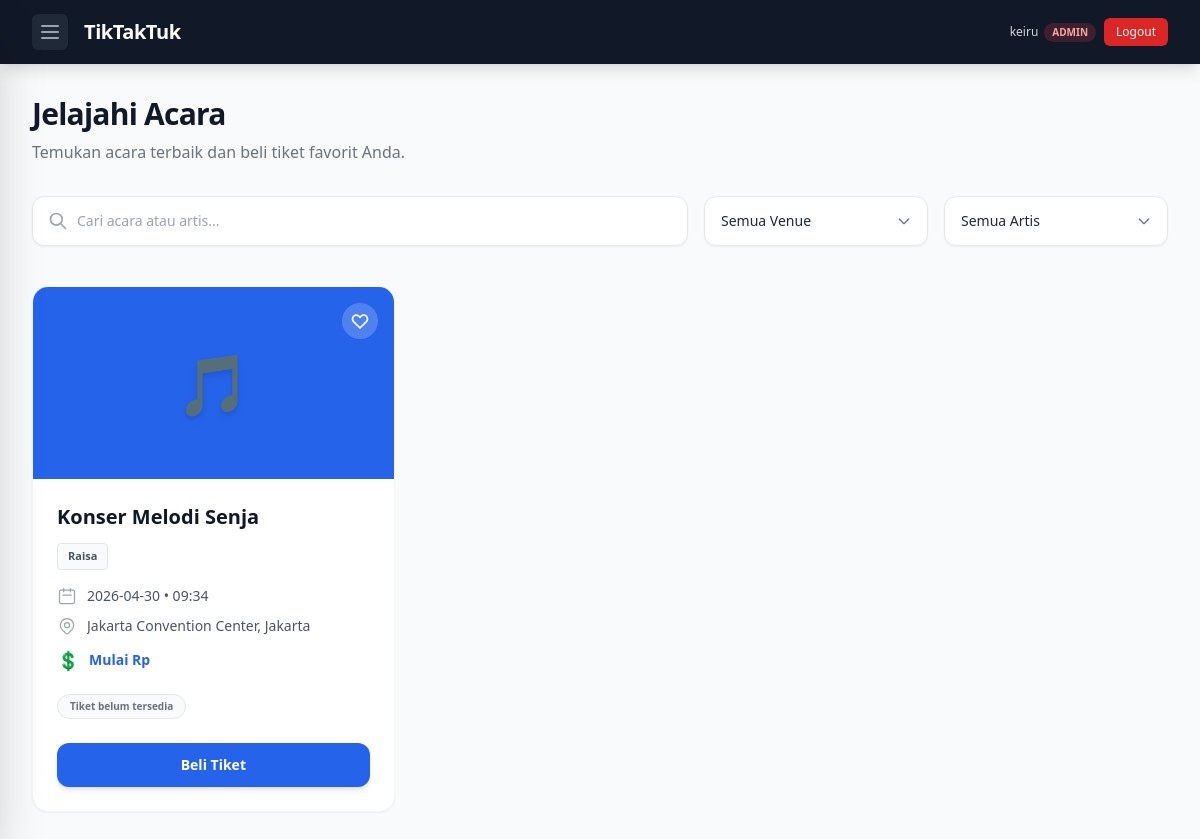
Before: /events/ (signed in) with the older database file.
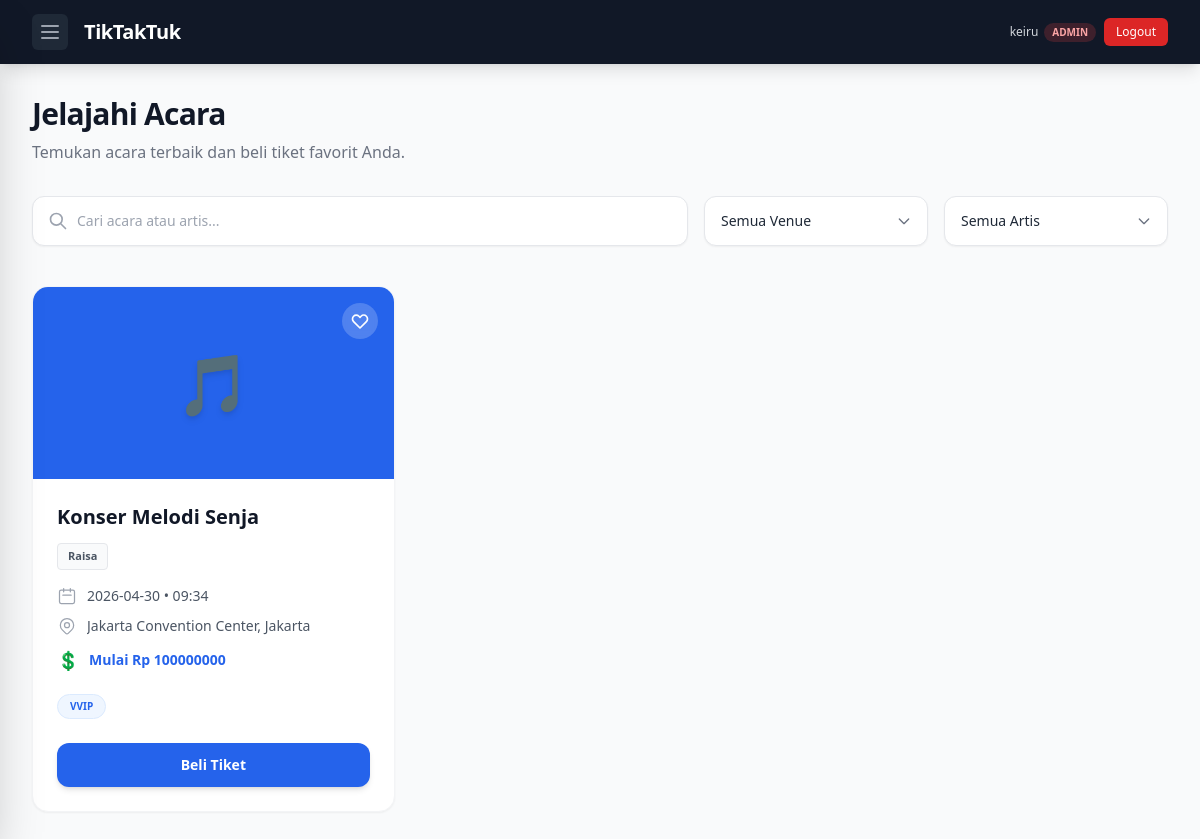
After: the same page with the newer database file.
### ticketing/models/event.py (models this page shows, shortened)
class Event(models.Model):
    class CategoryChoices(models.TextChoices):
        MUSIC = 'Music', 'Music'
        SPORTS = 'Sports', 'Sports'
        THEATER = 'Theater', 'Theater'
        CONFERENCE = 'Conference', 'Conference'
        FESTIVAL = 'Festival', 'Festival'
        OTHER = 'Other', 'Other'
    class StatusChoices(models.TextChoices):
        SCHEDULED = 'Scheduled', 'Scheduled'
        ONGOING = 'Ongoing', 'Ongoing'
        FINISHED = 'Finished', 'Finished'
        CANCELED = 'Canceled', 'Canceled'
    id = models.UUIDField(primary_key=True, default=uuid.uuid4, editable=False)
    venue = models.ForeignKey(
        Venue,
        on_delete=models.CASCADE,
        related_name='events',
    )
    organizer = models.ForeignKey(
        settings.AUTH_USER_MODEL,
        on_delete=models.CASCADE,
        related_name='organized_events',
    )
    title = models.CharField(max_length=255)
    description = models.TextField(blank=True, default='')
    category = models.CharField(
        max_length=50,
        choices=CategoryChoices.choices,
        default=CategoryChoices.OTHER,
    )
    status = models.CharField(
        max_length=50,
        choices=StatusChoices.choices,
        default=StatusChoices.SCHEDULED,
    )
    start_date = models.DateTimeField()
    end_date = models.DateTimeField()
    class Meta:
        ordering = ['start_date']
        db_table = 'event'

### ticketing/models/artist.py (models this page shows, shortened)
class Event_Artist(models.Model):
    id = models.UUIDField(primary_key=True, default=uuid.uuid4, editable=False)
    event = models.ForeignKey(
        Event,
        on_delete=models.CASCADE,
        related_name='event_artists',
        db_column='event_id',
    )
    artist = models.ForeignKey(
        Artist,
        on_delete=models.CASCADE,
        related_name='event_artists',
        db_column='artist_id',
    )
    role = models.CharField(max_length=100, blank=True, default='')
    class Meta:
        verbose_name = 'Event Artist'
        verbose_name_plural = 'Event Artists'
        unique_together = ('event', 'artist')
        db_table = 'event_artist'

class Artist(models.Model):
    artist_id = models.UUIDField(primary_key=True, default=uuid.uuid4, editable=False)
    name = models.CharField(max_length=100, blank=False, null=False)
    genre = models.CharField(max_length=100, blank=True, default='')
    class Meta:
        ordering = ['name']
        db_table = 'artist'

### ticketing/models/venue.py (models this page shows, shortened)
class Venue(models.Model):
    id = models.UUIDField(primary_key=True, default=uuid.uuid4, editable=False)
    name = models.CharField(max_length=255)
    capacity = models.IntegerField(
        validators=[MinValueValidator(1, message="Capacity must be greater than 0.")]
    )
    address = models.TextField()
    city = models.CharField(max_length=255)
    has_reserved_seating = models.BooleanField(default=False)
    class Meta:
        ordering = ['name']
        db_table = 'venue'

### ticketing/models/ticket_category.py (models this page shows, shortened)
class Ticket_Category(models.Model):
    category_id = models.UUIDField(primary_key=True, default=uuid.uuid4, editable=False)
    category_name = models.CharField(max_length=50)
    quota = models.IntegerField(
        validators=[MinValueValidator(1, message="Quota must be greater than 0.")]
    )
    price = models.DecimalField(
        max_digits=12,
        decimal_places=2,
        validators=[MinValueValidator(0, message="Price must be >= 0.")],
    )
    tevent = models.ForeignKey(
        Event,
        on_delete=models.CASCADE,
        related_name='ticket_categories',
        db_column='tevent_id',
    )
    class Meta:
        verbose_name = 'Ticket Category'
        verbose_name_plural = 'Ticket Categories'
        ordering = ['tevent__title', 'category_name']
        db_table = 'ticket_category'

### ticketing/views.py (the view, shortened to what this page needs)
# urls.py: path('', views.event_list, name='event_list'),
@login_required
def event_list(request):
    events = (
        Event.objects
        .select_related('venue', 'organizer')
        .prefetch_related('event_artists__artist', 'ticket_categories')
        .annotate(min_price=Min('ticket_categories__price'))
        .all()
        .order_by('start_date')
    )
    query = request.GET.get('q', '').strip()
    venue_filter = request.GET.get('venue', '').strip()
    artist_filter = request.GET.get('artist', '').strip()
    if venue_filter:
        events = events.filter(venue_id=venue_filter)
    if artist_filter:
        events = events.filter(event_artists__artist_id=artist_filter)
    total_events = events.count()
    scheduled_count = events.filter(status=Event.StatusChoices.SCHEDULED).count()
    ongoing_count = events.filter(status=Event.StatusChoices.ONGOING).count()
    context = {
        'events': events,
        'venues': Venue.objects.all().order_by('name'),
        'artists': Artist.objects.all().order_by('name'),
        'query': query,
        'venue_filter': venue_filter,
        'artist_filter': artist_filter,
        'total_events': total_events,
        'scheduled_count': scheduled_count,
        'ongoing_count': ongoing_count,
        'can_manage': _is_admin_or_organizer(request.user),
        'user_role': request.user.role,
    }
    return render(request, 'ticketing/event_list.html', context)

### ticketing/views.py (called while the page is built)
def _is_admin_or_organizer(user):
    return user.is_authenticated and user.role in ('ADMIN', 'ORGANIZER')

### ticketing/templates/ticketing/event_list.html (shortened to what the changed rows need)
{% extends "base.html" %}
{% block content %}
<div class="max-w-7xl mx-auto px-4 sm:px-6 lg:px-8 py-8">
    <div class="mb-8 text-center sm:text-left">
        <h1 class="text-3xl font-extrabold text-gray-900 tracking-tight">Jelajahi Acara</h1>
    </div>
    <div class="grid grid-cols-1 md:grid-cols-2 lg:grid-cols-3 gap-6">
        {% for event in events %}
        <div class="bg-white rounded-2xl border border-gray-100 shadow-sm hover:shadow-xl transition-all duration-300 overflow-hidden flex flex-col h-full group">
            <div class="relative h-48 bg-blue-600 flex items-center justify-center shrink-0">
                <span class="text-6xl filter drop-shadow-md transform group-hover:scale-110 transition-transform duration-300">
                </span>
                <button class="absolute top-4 right-4 p-2 bg-white/20 hover:bg-white/40 backdrop-blur-sm rounded-full text-white transition-colors">
                    <svg class="w-5 h-5" fill="none" stroke="currentColor" viewBox="0 0 24 24">
                        <path stroke-linecap="round" stroke-linejoin="round" stroke-width="2" d="M4.318 6.318a4.5 4.5 0 000 6.364L12 20.364l7.682-7.682a4.5 4.5 0 00-6.364-6.364L12 7.636l-1.318-1.318a4.5 4.5 0 00-6.364 0z"></path>
                    </svg>
                </button>
            </div>
            <div class="p-6 flex flex-col flex-grow">
                <h3 class="text-xl font-bold text-gray-900 mb-3 line-clamp-2">{{ event.title }}</h3>
                <div class="flex flex-wrap gap-2 mb-4">
                    {% for ea in event.event_artists.all %}
                        <span class="inline-flex items-center px-2.5 py-1 rounded border border-gray-200 bg-gray-50 text-[11px] font-semibold text-gray-600">
                            {{ ea.artist.name }}
                        </span>
                    {% empty %}
                        <span class="inline-flex items-center px-2.5 py-1 rounded border border-gray-200 bg-gray-50 text-[11px] font-semibold text-gray-500 italic">
                            Belum ada artis
                        </span>
                    {% endfor %}
                </div>
                <div class="space-y-2.5 mb-5 text-sm text-gray-600">
                    <div class="flex items-start gap-2.5">
                        <svg class="w-5 h-5 text-gray-400 shrink-0" fill="none" stroke="currentColor" viewBox="0 0 24 24"><path stroke-linecap="round" stroke-linejoin="round" stroke-width="1.5" d="M8 7V3m8 4V3m-9 8h10M5 21h14a2 2 0 002-2V7a2 2 0 00-2-2H5a2 2 0 00-2 2v12a2 2 0 002 2z"></path></svg>
                        <p>{{ event.start_date|date:"Y-m-d • H:i" }}</p>
                    </div>
                    <div class="flex items-start gap-2.5">
                        <p class="line-clamp-2">{{ event.venue.name }}, {{ event.venue.city }}</p>
                    </div>
                    <div class="flex items-center gap-2.5 font-bold text-blue-600">
                        <span class="text-lg">💲</span>
                        <p>Mulai Rp {{ event.min_price|default:"-"|floatformat:0 }}</p>
                    </div>
                </div>
                <div class="flex flex-wrap gap-2 mb-6 mt-auto">
                    {% for cat in event.ticket_categories.all %}
                        <span class="inline-flex items-center px-3 py-1 rounded-full text-[10px] font-bold bg-blue-50 text-blue-600 border border-blue-100">
                            {{ cat.category_name }}
                        </span>
                    {% empty %}
                        <span class="inline-flex items-center px-3 py-1 rounded-full text-[10px] font-bold bg-gray-50 text-gray-500 border border-gray-200">
                            Tiket belum tersedia
                        </span>
                    {% endfor %}
                </div>
                <a href="{% url 'orders:checkout' event.id %}"
                   class="mt-auto block w-full text-center px-4 py-3 bg-blue-600 hover:bg-blue-700 text-white text-sm font-bold rounded-xl transition-colors shadow-md hover:shadow-lg focus:ring-4 focus:ring-blue-100">
                    Beli Tiket
                </a>
            </div>
        </div>
        {% endfor %}
    </div>
</div>
{% endblock %}

Changed rows visible on the page:
shown differently, row unchanged: Event "Konser Melodi Senja": min_price (not shown) → "100000000"; no longer shows "Tiket belum tersedia"
added Ticket_Category: category_name "VVIP"
